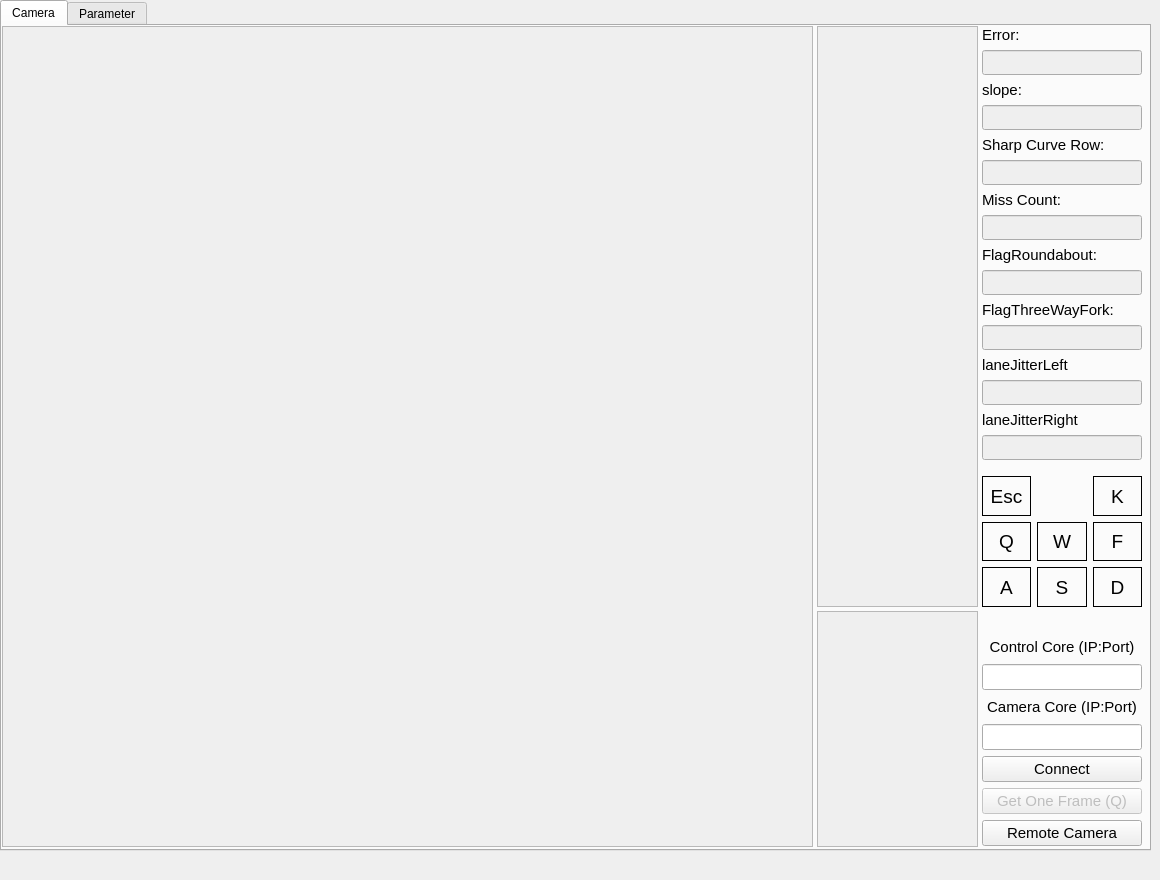
<?xml version="1.0" encoding="UTF-8"?>
<ui version="4.0">
 <class>MainWindow</class>
 <widget class="QMainWindow" name="MainWindow">
  <property name="enabled">
   <bool>true</bool>
  </property>
  <property name="geometry">
   <rect>
    <x>0</x>
    <y>0</y>
    <width>1160</width>
    <height>880</height>
   </rect>
  </property>
  <property name="sizePolicy">
   <sizepolicy hsizetype="Fixed" vsizetype="Fixed">
    <horstretch>0</horstretch>
    <verstretch>0</verstretch>
   </sizepolicy>
  </property>
  <property name="mouseTracking">
   <bool>false</bool>
  </property>
  <property name="focusPolicy">
   <enum>Qt::StrongFocus</enum>
  </property>
  <property name="windowTitle">
   <string>Smart Car Camera Viewer</string>
  </property>
  <widget class="QWidget" name="centralwidget">
   <widget class="QTabWidget" name="tabWidget">
    <property name="enabled">
     <bool>true</bool>
    </property>
    <property name="geometry">
     <rect>
      <x>0</x>
      <y>0</y>
      <width>1151</width>
      <height>851</height>
     </rect>
    </property>
    <property name="currentIndex">
     <number>0</number>
    </property>
    <widget class="QWidget" name="tab_camera">
     <attribute name="title">
      <string>Camera</string>
     </attribute>
     <widget class="QWidget" name="verticalLayoutWidget">
      <property name="geometry">
       <rect>
        <x>980</x>
        <y>0</y>
        <width>160</width>
        <height>436</height>
       </rect>
      </property>
      <layout class="QVBoxLayout" name="verticalLayout">
       <item>
        <widget class="QLabel" name="label_error">
         <property name="font">
          <font>
           <pointsize>11</pointsize>
          </font>
         </property>
         <property name="text">
          <string>Error:</string>
         </property>
        </widget>
       </item>
       <item>
        <widget class="QLineEdit" name="edit_error">
         <property name="enabled">
          <bool>false</bool>
         </property>
         <property name="font">
          <font>
           <pointsize>11</pointsize>
          </font>
         </property>
        </widget>
       </item>
       <item>
        <widget class="QLabel" name="label_slope">
         <property name="font">
          <font>
           <pointsize>11</pointsize>
          </font>
         </property>
         <property name="text">
          <string>slope:</string>
         </property>
        </widget>
       </item>
       <item>
        <widget class="QLineEdit" name="edit_slope">
         <property name="enabled">
          <bool>false</bool>
         </property>
         <property name="font">
          <font>
           <pointsize>11</pointsize>
          </font>
         </property>
        </widget>
       </item>
       <item>
        <widget class="QLabel" name="label_sharp_curve_row">
         <property name="font">
          <font>
           <pointsize>11</pointsize>
          </font>
         </property>
         <property name="text">
          <string>Sharp Curve Row:</string>
         </property>
        </widget>
       </item>
       <item>
        <widget class="QLineEdit" name="edit_sharp_curve_row">
         <property name="enabled">
          <bool>false</bool>
         </property>
         <property name="font">
          <font>
           <pointsize>11</pointsize>
          </font>
         </property>
        </widget>
       </item>
       <item>
        <widget class="QLabel" name="label_miss_count">
         <property name="font">
          <font>
           <pointsize>11</pointsize>
          </font>
         </property>
         <property name="text">
          <string>Miss Count:</string>
         </property>
        </widget>
       </item>
       <item>
        <widget class="QLineEdit" name="edit_miss_count">
         <property name="enabled">
          <bool>false</bool>
         </property>
         <property name="font">
          <font>
           <pointsize>11</pointsize>
          </font>
         </property>
        </widget>
       </item>
       <item>
        <widget class="QLabel" name="label_roundabout">
         <property name="font">
          <font>
           <pointsize>11</pointsize>
          </font>
         </property>
         <property name="text">
          <string>FlagRoundabout:</string>
         </property>
        </widget>
       </item>
       <item>
        <widget class="QLineEdit" name="edit_roundabout">
         <property name="enabled">
          <bool>false</bool>
         </property>
         <property name="font">
          <font>
           <pointsize>11</pointsize>
          </font>
         </property>
        </widget>
       </item>
       <item>
        <widget class="QLabel" name="label_three_way_fork">
         <property name="font">
          <font>
           <pointsize>11</pointsize>
          </font>
         </property>
         <property name="text">
          <string>FlagThreeWayFork:</string>
         </property>
        </widget>
       </item>
       <item>
        <widget class="QLineEdit" name="edit_three_way_fork">
         <property name="enabled">
          <bool>false</bool>
         </property>
         <property name="font">
          <font>
           <pointsize>11</pointsize>
          </font>
         </property>
        </widget>
       </item>
       <item>
        <widget class="QLabel" name="label_jitter_left">
         <property name="font">
          <font>
           <pointsize>11</pointsize>
          </font>
         </property>
         <property name="text">
          <string>laneJitterLeft</string>
         </property>
        </widget>
       </item>
       <item>
        <widget class="QLineEdit" name="edit_jitter_left">
         <property name="enabled">
          <bool>false</bool>
         </property>
         <property name="font">
          <font>
           <pointsize>11</pointsize>
          </font>
         </property>
        </widget>
       </item>
       <item>
        <widget class="QLabel" name="label_jitter_right">
         <property name="font">
          <font>
           <pointsize>11</pointsize>
          </font>
         </property>
         <property name="text">
          <string>laneJitterRight</string>
         </property>
        </widget>
       </item>
       <item>
        <widget class="QLineEdit" name="edit_jitter_right">
         <property name="enabled">
          <bool>false</bool>
         </property>
         <property name="font">
          <font>
           <pointsize>11</pointsize>
          </font>
         </property>
        </widget>
       </item>
      </layout>
     </widget>
     <widget class="QWidget" name="verticalLayoutWidget_3">
      <property name="geometry">
       <rect>
        <x>980</x>
        <y>609</y>
        <width>160</width>
        <height>211</height>
       </rect>
      </property>
      <layout class="QVBoxLayout" name="verticalLayout_3">
       <item>
        <widget class="QLabel" name="label_ip_control">
         <property name="font">
          <font>
           <pointsize>11</pointsize>
          </font>
         </property>
         <property name="styleSheet">
          <string notr="true"/>
         </property>
         <property name="text">
          <string>Control Core (IP:Port)</string>
         </property>
         <property name="alignment">
          <set>Qt::AlignCenter</set>
         </property>
        </widget>
       </item>
       <item>
        <widget class="QLineEdit" name="edit_ip_address_control">
         <property name="enabled">
          <bool>true</bool>
         </property>
         <property name="font">
          <font>
           <pointsize>11</pointsize>
          </font>
         </property>
         <property name="text">
          <string/>
         </property>
        </widget>
       </item>
       <item>
        <widget class="QLabel" name="label_ip_camera">
         <property name="font">
          <font>
           <pointsize>11</pointsize>
          </font>
         </property>
         <property name="styleSheet">
          <string notr="true"/>
         </property>
         <property name="text">
          <string>Camera Core (IP:Port)</string>
         </property>
         <property name="alignment">
          <set>Qt::AlignCenter</set>
         </property>
        </widget>
       </item>
       <item>
        <widget class="QLineEdit" name="edit_ip_address_camera">
         <property name="enabled">
          <bool>true</bool>
         </property>
         <property name="font">
          <font>
           <pointsize>11</pointsize>
          </font>
         </property>
         <property name="text">
          <string/>
         </property>
        </widget>
       </item>
       <item>
        <widget class="QPushButton" name="button_connect">
         <property name="font">
          <font>
           <pointsize>11</pointsize>
          </font>
         </property>
         <property name="text">
          <string>Connect</string>
         </property>
        </widget>
       </item>
       <item>
        <widget class="QPushButton" name="button_get_one">
         <property name="enabled">
          <bool>false</bool>
         </property>
         <property name="font">
          <font>
           <pointsize>11</pointsize>
          </font>
         </property>
         <property name="text">
          <string>Get One Frame (Q)</string>
         </property>
        </widget>
       </item>
       <item>
        <widget class="QPushButton" name="button_remote_camera">
         <property name="font">
          <font>
           <pointsize>11</pointsize>
          </font>
         </property>
         <property name="text">
          <string>Remote Camera</string>
         </property>
        </widget>
       </item>
      </layout>
     </widget>
     <widget class="QTextEdit" name="edit_camera">
      <property name="enabled">
       <bool>false</bool>
      </property>
      <property name="geometry">
       <rect>
        <x>0</x>
        <y>0</y>
        <width>811</width>
        <height>821</height>
       </rect>
      </property>
      <property name="font">
       <font>
        <pointsize>9</pointsize>
       </font>
      </property>
      <property name="html">
       <string>&lt;!DOCTYPE HTML PUBLIC &quot;-//W3C//DTD HTML 4.0//EN&quot; &quot;http://www.w3.org/TR/REC-html40/strict.dtd&quot;&gt;
&lt;html&gt;&lt;head&gt;&lt;meta name=&quot;qrichtext&quot; content=&quot;1&quot; /&gt;&lt;style type=&quot;text/css&quot;&gt;
p, li { white-space: pre-wrap; }
&lt;/style&gt;&lt;/head&gt;&lt;body style=&quot; font-family:'MS Shell Dlg 2'; font-size:9pt; font-weight:400; font-style:normal;&quot;&gt;
&lt;p style=&quot;-qt-paragraph-type:empty; margin-top:0px; margin-bottom:0px; margin-left:0px; margin-right:0px; -qt-block-indent:0; text-indent:0px; font-family:'MS Shell Dlg 2';&quot;&gt;&lt;br /&gt;&lt;/p&gt;&lt;/body&gt;&lt;/html&gt;</string>
      </property>
     </widget>
     <widget class="QWidget" name="gridLayoutWidget">
      <property name="geometry">
       <rect>
        <x>980</x>
        <y>450</y>
        <width>160</width>
        <height>131</height>
       </rect>
      </property>
      <layout class="QGridLayout" name="gridLayout">
       <item row="1" column="1">
        <widget class="QLabel" name="label_w">
         <property name="font">
          <font>
           <pointsize>14</pointsize>
          </font>
         </property>
         <property name="frameShape">
          <enum>QFrame::Box</enum>
         </property>
         <property name="text">
          <string>W</string>
         </property>
         <property name="alignment">
          <set>Qt::AlignCenter</set>
         </property>
         <property name="margin">
          <number>0</number>
         </property>
        </widget>
       </item>
       <item row="1" column="0">
        <widget class="QLabel" name="label_Q">
         <property name="enabled">
          <bool>true</bool>
         </property>
         <property name="font">
          <font>
           <pointsize>14</pointsize>
          </font>
         </property>
         <property name="frameShape">
          <enum>QFrame::Box</enum>
         </property>
         <property name="text">
          <string>Q</string>
         </property>
         <property name="alignment">
          <set>Qt::AlignCenter</set>
         </property>
         <property name="margin">
          <number>0</number>
         </property>
        </widget>
       </item>
       <item row="2" column="2">
        <widget class="QLabel" name="label_D">
         <property name="font">
          <font>
           <pointsize>14</pointsize>
          </font>
         </property>
         <property name="frameShape">
          <enum>QFrame::Box</enum>
         </property>
         <property name="text">
          <string>D</string>
         </property>
         <property name="alignment">
          <set>Qt::AlignCenter</set>
         </property>
         <property name="margin">
          <number>0</number>
         </property>
        </widget>
       </item>
       <item row="2" column="1">
        <widget class="QLabel" name="label_S">
         <property name="font">
          <font>
           <pointsize>14</pointsize>
          </font>
         </property>
         <property name="frameShape">
          <enum>QFrame::Box</enum>
         </property>
         <property name="text">
          <string>S</string>
         </property>
         <property name="alignment">
          <set>Qt::AlignCenter</set>
         </property>
         <property name="margin">
          <number>0</number>
         </property>
        </widget>
       </item>
       <item row="2" column="0">
        <widget class="QLabel" name="label_A">
         <property name="font">
          <font>
           <pointsize>14</pointsize>
          </font>
         </property>
         <property name="frameShape">
          <enum>QFrame::Box</enum>
         </property>
         <property name="text">
          <string>A</string>
         </property>
         <property name="alignment">
          <set>Qt::AlignCenter</set>
         </property>
         <property name="margin">
          <number>0</number>
         </property>
        </widget>
       </item>
       <item row="0" column="0">
        <widget class="QLabel" name="label_Esc">
         <property name="enabled">
          <bool>true</bool>
         </property>
         <property name="font">
          <font>
           <pointsize>14</pointsize>
          </font>
         </property>
         <property name="frameShape">
          <enum>QFrame::Box</enum>
         </property>
         <property name="text">
          <string>Esc</string>
         </property>
         <property name="alignment">
          <set>Qt::AlignCenter</set>
         </property>
         <property name="margin">
          <number>0</number>
         </property>
        </widget>
       </item>
       <item row="0" column="2">
        <widget class="QLabel" name="label_k">
         <property name="font">
          <font>
           <pointsize>14</pointsize>
          </font>
         </property>
         <property name="frameShape">
          <enum>QFrame::Box</enum>
         </property>
         <property name="text">
          <string>K</string>
         </property>
         <property name="alignment">
          <set>Qt::AlignCenter</set>
         </property>
         <property name="margin">
          <number>0</number>
         </property>
        </widget>
       </item>
       <item row="1" column="2">
        <widget class="QLabel" name="label_f">
         <property name="font">
          <font>
           <pointsize>14</pointsize>
          </font>
         </property>
         <property name="frameShape">
          <enum>QFrame::Box</enum>
         </property>
         <property name="text">
          <string>F</string>
         </property>
         <property name="alignment">
          <set>Qt::AlignCenter</set>
         </property>
         <property name="margin">
          <number>0</number>
         </property>
        </widget>
       </item>
      </layout>
     </widget>
     <widget class="QTextEdit" name="edit_log_control">
      <property name="enabled">
       <bool>false</bool>
      </property>
      <property name="geometry">
       <rect>
        <x>815</x>
        <y>0</y>
        <width>161</width>
        <height>581</height>
       </rect>
      </property>
     </widget>
     <widget class="QTextEdit" name="edit_log_state">
      <property name="enabled">
       <bool>false</bool>
      </property>
      <property name="geometry">
       <rect>
        <x>815</x>
        <y>585</y>
        <width>161</width>
        <height>236</height>
       </rect>
      </property>
     </widget>
    </widget>
    <widget class="QWidget" name="tab_paramerter">
     <attribute name="title">
      <string>Parameter</string>
     </attribute>
     <widget class="QTextEdit" name="edit_log_parameter">
      <property name="enabled">
       <bool>false</bool>
      </property>
      <property name="geometry">
       <rect>
        <x>900</x>
        <y>10</y>
        <width>231</width>
        <height>801</height>
       </rect>
      </property>
      <property name="font">
       <font>
        <pointsize>11</pointsize>
       </font>
      </property>
     </widget>
     <widget class="QWidget" name="verticalLayoutWidget_2">
      <property name="geometry">
       <rect>
        <x>10</x>
        <y>10</y>
        <width>251</width>
        <height>178</height>
       </rect>
      </property>
      <layout class="QVBoxLayout" name="verticalLayout_2">
       <item>
        <widget class="QLabel" name="label">
         <property name="font">
          <font>
           <pointsize>12</pointsize>
           <weight>75</weight>
           <bold>true</bold>
           <strikeout>false</strikeout>
          </font>
         </property>
         <property name="text">
          <string>Camera</string>
         </property>
         <property name="alignment">
          <set>Qt::AlignCenter</set>
         </property>
        </widget>
       </item>
       <item>
        <layout class="QGridLayout" name="gridLayout_2">
         <item row="0" column="2">
          <widget class="QLineEdit" name="edit_lane_thres">
           <property name="enabled">
            <bool>true</bool>
           </property>
           <property name="text">
            <string>110</string>
           </property>
          </widget>
         </item>
         <item row="0" column="1">
          <widget class="QLabel" name="label_lane_thres">
           <property name="sizePolicy">
            <sizepolicy hsizetype="Preferred" vsizetype="Preferred">
             <horstretch>0</horstretch>
             <verstretch>0</verstretch>
            </sizepolicy>
           </property>
           <property name="font">
            <font>
             <pointsize>9</pointsize>
            </font>
           </property>
           <property name="frameShape">
            <enum>QFrame::Box</enum>
           </property>
           <property name="text">
            <string>lane_thres</string>
           </property>
           <property name="alignment">
            <set>Qt::AlignCenter</set>
           </property>
          </widget>
         </item>
         <item row="0" column="3">
          <widget class="QPushButton" name="button_lane_thres">
           <property name="text">
            <string>Change</string>
           </property>
          </widget>
         </item>
        </layout>
       </item>
       <item>
        <layout class="QGridLayout" name="gridLayout_9">
         <item row="0" column="1">
          <widget class="QLabel" name="label_lane_distance">
           <property name="sizePolicy">
            <sizepolicy hsizetype="Preferred" vsizetype="Preferred">
             <horstretch>0</horstretch>
             <verstretch>0</verstretch>
            </sizepolicy>
           </property>
           <property name="font">
            <font>
             <pointsize>9</pointsize>
            </font>
           </property>
           <property name="frameShape">
            <enum>QFrame::Box</enum>
           </property>
           <property name="text">
            <string>lane_distance</string>
           </property>
           <property name="alignment">
            <set>Qt::AlignCenter</set>
           </property>
          </widget>
         </item>
         <item row="0" column="2">
          <widget class="QLineEdit" name="edit_lane_distance">
           <property name="enabled">
            <bool>true</bool>
           </property>
           <property name="text">
            <string>1.7</string>
           </property>
          </widget>
         </item>
         <item row="0" column="3">
          <widget class="QPushButton" name="button_lane_distance">
           <property name="text">
            <string>Change</string>
           </property>
          </widget>
         </item>
        </layout>
       </item>
       <item>
        <layout class="QGridLayout" name="gridLayout_12">
         <item row="0" column="1">
          <widget class="QLabel" name="label_sharp_jitter_thres">
           <property name="sizePolicy">
            <sizepolicy hsizetype="Preferred" vsizetype="Preferred">
             <horstretch>0</horstretch>
             <verstretch>0</verstretch>
            </sizepolicy>
           </property>
           <property name="font">
            <font>
             <pointsize>9</pointsize>
            </font>
           </property>
           <property name="frameShape">
            <enum>QFrame::Box</enum>
           </property>
           <property name="text">
            <string>sharpJitThr</string>
           </property>
           <property name="alignment">
            <set>Qt::AlignCenter</set>
           </property>
          </widget>
         </item>
         <item row="0" column="2">
          <widget class="QLineEdit" name="edit_sharpjitter_thres">
           <property name="enabled">
            <bool>true</bool>
           </property>
           <property name="text">
            <string>15</string>
           </property>
          </widget>
         </item>
         <item row="0" column="3">
          <widget class="QPushButton" name="button_sharp_jitter_thres">
           <property name="text">
            <string>Change</string>
           </property>
          </widget>
         </item>
        </layout>
       </item>
       <item>
        <layout class="QGridLayout" name="gridLayout_13">
         <item row="0" column="1">
          <widget class="QLabel" name="label_roundabout_jitter_thres_curve">
           <property name="sizePolicy">
            <sizepolicy hsizetype="Preferred" vsizetype="Preferred">
             <horstretch>0</horstretch>
             <verstretch>0</verstretch>
            </sizepolicy>
           </property>
           <property name="font">
            <font>
             <pointsize>9</pointsize>
            </font>
           </property>
           <property name="frameShape">
            <enum>QFrame::Box</enum>
           </property>
           <property name="text">
            <string>rouJitThrCur</string>
           </property>
           <property name="alignment">
            <set>Qt::AlignCenter</set>
           </property>
          </widget>
         </item>
         <item row="0" column="2">
          <widget class="QLineEdit" name="edit_roundabout_jitter_thres_curve">
           <property name="enabled">
            <bool>true</bool>
           </property>
           <property name="text">
            <string>-15</string>
           </property>
          </widget>
         </item>
         <item row="0" column="3">
          <widget class="QPushButton" name="button_roundabout_jitter_thres_curve">
           <property name="text">
            <string>Change</string>
           </property>
          </widget>
         </item>
        </layout>
       </item>
       <item>
        <layout class="QGridLayout" name="gridLayout_14">
         <item row="0" column="1">
          <widget class="QLabel" name="label_roundabout_jitter_thres_straight">
           <property name="sizePolicy">
            <sizepolicy hsizetype="Preferred" vsizetype="Preferred">
             <horstretch>0</horstretch>
             <verstretch>0</verstretch>
            </sizepolicy>
           </property>
           <property name="font">
            <font>
             <pointsize>9</pointsize>
            </font>
           </property>
           <property name="frameShape">
            <enum>QFrame::Box</enum>
           </property>
           <property name="text">
            <string>rouJitThrStr</string>
           </property>
           <property name="alignment">
            <set>Qt::AlignCenter</set>
           </property>
          </widget>
         </item>
         <item row="0" column="2">
          <widget class="QLineEdit" name="edit_roundabout_jitter_thres_straight">
           <property name="enabled">
            <bool>true</bool>
           </property>
           <property name="text">
            <string>3</string>
           </property>
          </widget>
         </item>
         <item row="0" column="3">
          <widget class="QPushButton" name="button_roundabout_jitter_thres_straight">
           <property name="text">
            <string>Change</string>
           </property>
          </widget>
         </item>
        </layout>
       </item>
      </layout>
     </widget>
     <widget class="QWidget" name="verticalLayoutWidget_4">
      <property name="geometry">
       <rect>
        <x>280</x>
        <y>10</y>
        <width>251</width>
        <height>85</height>
       </rect>
      </property>
      <layout class="QVBoxLayout" name="verticalLayout_4">
       <item>
        <widget class="QLabel" name="label_4">
         <property name="font">
          <font>
           <pointsize>12</pointsize>
           <weight>75</weight>
           <bold>true</bold>
           <strikeout>false</strikeout>
          </font>
         </property>
         <property name="text">
          <string>Turning Loop</string>
         </property>
         <property name="alignment">
          <set>Qt::AlignCenter</set>
         </property>
        </widget>
       </item>
       <item>
        <layout class="QGridLayout" name="gridLayout_10">
         <item row="0" column="1">
          <widget class="QLabel" name="label_turn_p">
           <property name="sizePolicy">
            <sizepolicy hsizetype="Preferred" vsizetype="Preferred">
             <horstretch>0</horstretch>
             <verstretch>0</verstretch>
            </sizepolicy>
           </property>
           <property name="font">
            <font>
             <pointsize>9</pointsize>
            </font>
           </property>
           <property name="frameShape">
            <enum>QFrame::Box</enum>
           </property>
           <property name="text">
            <string>turn_kp</string>
           </property>
           <property name="alignment">
            <set>Qt::AlignCenter</set>
           </property>
          </widget>
         </item>
         <item row="0" column="2">
          <widget class="QLineEdit" name="edit_turn_p">
           <property name="enabled">
            <bool>true</bool>
           </property>
           <property name="text">
            <string>0.5</string>
           </property>
          </widget>
         </item>
         <item row="0" column="3">
          <widget class="QPushButton" name="button_turn_p">
           <property name="text">
            <string>Change</string>
           </property>
          </widget>
         </item>
        </layout>
       </item>
       <item>
        <layout class="QGridLayout" name="gridLayout_11">
         <item row="0" column="1">
          <widget class="QLabel" name="label_turn_d">
           <property name="sizePolicy">
            <sizepolicy hsizetype="Preferred" vsizetype="Preferred">
             <horstretch>0</horstretch>
             <verstretch>0</verstretch>
            </sizepolicy>
           </property>
           <property name="font">
            <font>
             <pointsize>9</pointsize>
            </font>
           </property>
           <property name="frameShape">
            <enum>QFrame::Box</enum>
           </property>
           <property name="text">
            <string>turn_kd</string>
           </property>
           <property name="alignment">
            <set>Qt::AlignCenter</set>
           </property>
          </widget>
         </item>
         <item row="0" column="2">
          <widget class="QLineEdit" name="edit_turn_d">
           <property name="enabled">
            <bool>true</bool>
           </property>
           <property name="text">
            <string>0.2</string>
           </property>
          </widget>
         </item>
         <item row="0" column="3">
          <widget class="QPushButton" name="button_turn_d">
           <property name="text">
            <string>Change</string>
           </property>
          </widget>
         </item>
        </layout>
       </item>
      </layout>
     </widget>
     <widget class="QWidget" name="verticalLayoutWidget_5">
      <property name="geometry">
       <rect>
        <x>540</x>
        <y>10</y>
        <width>251</width>
        <height>54</height>
       </rect>
      </property>
      <layout class="QVBoxLayout" name="verticalLayout_5">
       <item>
        <widget class="QLabel" name="label_3">
         <property name="font">
          <font>
           <pointsize>12</pointsize>
           <weight>75</weight>
           <bold>true</bold>
           <strikeout>false</strikeout>
          </font>
         </property>
         <property name="text">
          <string>Control</string>
         </property>
         <property name="alignment">
          <set>Qt::AlignCenter</set>
         </property>
        </widget>
       </item>
       <item>
        <layout class="QGridLayout" name="gridLayout_15">
         <item row="0" column="1">
          <widget class="QLabel" name="label_car_speed">
           <property name="sizePolicy">
            <sizepolicy hsizetype="Preferred" vsizetype="Preferred">
             <horstretch>0</horstretch>
             <verstretch>0</verstretch>
            </sizepolicy>
           </property>
           <property name="font">
            <font>
             <pointsize>9</pointsize>
            </font>
           </property>
           <property name="frameShape">
            <enum>QFrame::Box</enum>
           </property>
           <property name="text">
            <string>car_speed</string>
           </property>
           <property name="alignment">
            <set>Qt::AlignCenter</set>
           </property>
          </widget>
         </item>
         <item row="0" column="2">
          <widget class="QLineEdit" name="edit_car_speed">
           <property name="enabled">
            <bool>true</bool>
           </property>
           <property name="text">
            <string>30</string>
           </property>
          </widget>
         </item>
         <item row="0" column="3">
          <widget class="QPushButton" name="button_car_speed">
           <property name="text">
            <string>Change</string>
           </property>
          </widget>
         </item>
        </layout>
       </item>
      </layout>
     </widget>
     <widget class="QWidget" name="verticalLayoutWidget_6">
      <property name="geometry">
       <rect>
        <x>280</x>
        <y>100</y>
        <width>251</width>
        <height>116</height>
       </rect>
      </property>
      <layout class="QVBoxLayout" name="verticalLayout_6">
       <item>
        <widget class="QLabel" name="label_5">
         <property name="font">
          <font>
           <pointsize>12</pointsize>
           <weight>75</weight>
           <bold>true</bold>
           <strikeout>false</strikeout>
          </font>
         </property>
         <property name="text">
          <string>Speed Loop</string>
         </property>
         <property name="alignment">
          <set>Qt::AlignCenter</set>
         </property>
        </widget>
       </item>
       <item>
        <layout class="QGridLayout" name="gridLayout_16">
         <item row="0" column="1">
          <widget class="QLabel" name="label_turn_p_2">
           <property name="sizePolicy">
            <sizepolicy hsizetype="Preferred" vsizetype="Preferred">
             <horstretch>0</horstretch>
             <verstretch>0</verstretch>
            </sizepolicy>
           </property>
           <property name="font">
            <font>
             <pointsize>9</pointsize>
            </font>
           </property>
           <property name="frameShape">
            <enum>QFrame::Box</enum>
           </property>
           <property name="text">
            <string>speed_kp</string>
           </property>
           <property name="alignment">
            <set>Qt::AlignCenter</set>
           </property>
          </widget>
         </item>
         <item row="0" column="2">
          <widget class="QLineEdit" name="edit_speed_p">
           <property name="enabled">
            <bool>true</bool>
           </property>
           <property name="text">
            <string>0.5</string>
           </property>
          </widget>
         </item>
         <item row="0" column="3">
          <widget class="QPushButton" name="button_speed_p">
           <property name="text">
            <string>Change</string>
           </property>
          </widget>
         </item>
        </layout>
       </item>
       <item>
        <layout class="QGridLayout" name="gridLayout_17">
         <item row="0" column="1">
          <widget class="QLabel" name="label_turn_d_2">
           <property name="sizePolicy">
            <sizepolicy hsizetype="Preferred" vsizetype="Preferred">
             <horstretch>0</horstretch>
             <verstretch>0</verstretch>
            </sizepolicy>
           </property>
           <property name="font">
            <font>
             <pointsize>9</pointsize>
            </font>
           </property>
           <property name="frameShape">
            <enum>QFrame::Box</enum>
           </property>
           <property name="text">
            <string>speed_ki</string>
           </property>
           <property name="alignment">
            <set>Qt::AlignCenter</set>
           </property>
          </widget>
         </item>
         <item row="0" column="2">
          <widget class="QLineEdit" name="edit_speed_i">
           <property name="enabled">
            <bool>true</bool>
           </property>
           <property name="text">
            <string>0.2</string>
           </property>
          </widget>
         </item>
         <item row="0" column="3">
          <widget class="QPushButton" name="button_speed_i">
           <property name="text">
            <string>Change</string>
           </property>
          </widget>
         </item>
        </layout>
       </item>
       <item>
        <layout class="QGridLayout" name="gridLayout_18">
         <item row="0" column="1">
          <widget class="QLabel" name="label_turn_d_3">
           <property name="sizePolicy">
            <sizepolicy hsizetype="Preferred" vsizetype="Preferred">
             <horstretch>0</horstretch>
             <verstretch>0</verstretch>
            </sizepolicy>
           </property>
           <property name="font">
            <font>
             <pointsize>9</pointsize>
            </font>
           </property>
           <property name="frameShape">
            <enum>QFrame::Box</enum>
           </property>
           <property name="text">
            <string>speed_kd</string>
           </property>
           <property name="alignment">
            <set>Qt::AlignCenter</set>
           </property>
          </widget>
         </item>
         <item row="0" column="2">
          <widget class="QLineEdit" name="edit_speed_d">
           <property name="enabled">
            <bool>true</bool>
           </property>
           <property name="text">
            <string>0.2</string>
           </property>
          </widget>
         </item>
         <item row="0" column="3">
          <widget class="QPushButton" name="button_speed_d">
           <property name="text">
            <string>Change</string>
           </property>
          </widget>
         </item>
        </layout>
       </item>
      </layout>
     </widget>
    </widget>
   </widget>
  </widget>
 </widget>
 <resources/>
 <connections/>
</ui>
